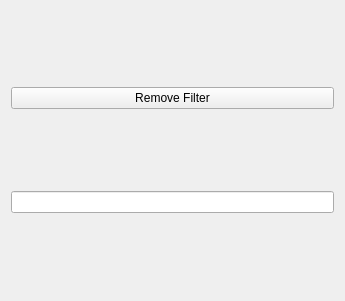
<?xml version="1.0" encoding="UTF-8"?>
<ui version="4.0">
 <class>Widget</class>
 <widget class="QWidget" name="Widget">
  <property name="geometry">
   <rect>
    <x>0</x>
    <y>0</y>
    <width>345</width>
    <height>301</height>
   </rect>
  </property>
  <property name="windowTitle">
   <string>Widget</string>
  </property>
  <layout class="QVBoxLayout" name="verticalLayout">
   <item>
    <widget class="QPushButton" name="removeFilterButton">
     <property name="text">
      <string>Remove Filter</string>
     </property>
    </widget>
   </item>
   <item>
    <widget class="QLineEdit" name="lineEdit"/>
   </item>
  </layout>
 </widget>
 <resources/>
 <connections/>
</ui>
